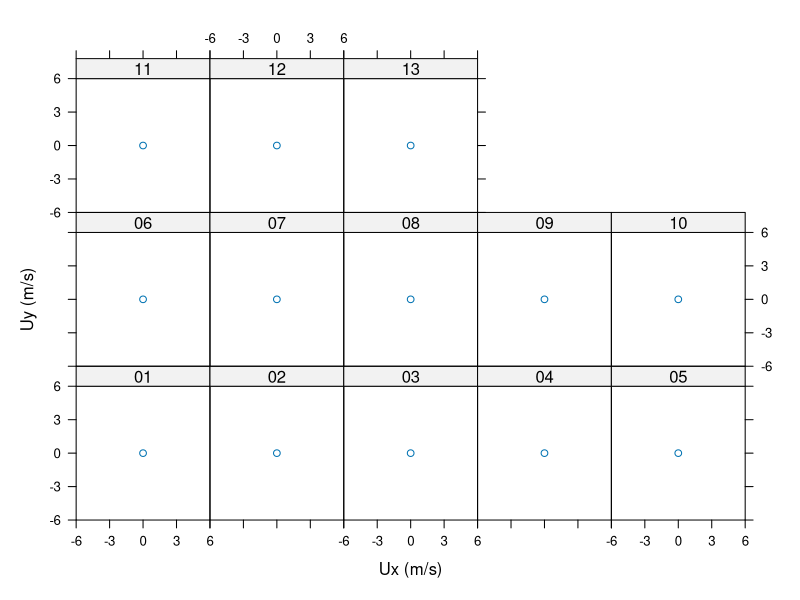

Recreate this plot in R.
############### STE_wind_JU2003 ###############
### empty-facets                            ###
### 13 empty facets made by lattice         ###
### Date: 2018-01-07                        ###
### By: xf                                  ###
###############################################

## header
library(lattice)

## settings

data <- as.data.frame(cbind(x=rep(0,13),y=rep(0,13),z=c('01','02','03','04','05','06','07','08','09','10','11','12','13')))
xyplot( x~y| z, data=data, xlim=c(-6,6),ylim=c(-6,6), aspect = 1, xlab = 'Ux (m/s)', ylab = 'Uy (m/s)',
        scales=list(x=list(at=seq(-6,6,3)),y=list(at=seq(-6,6,3))))
 